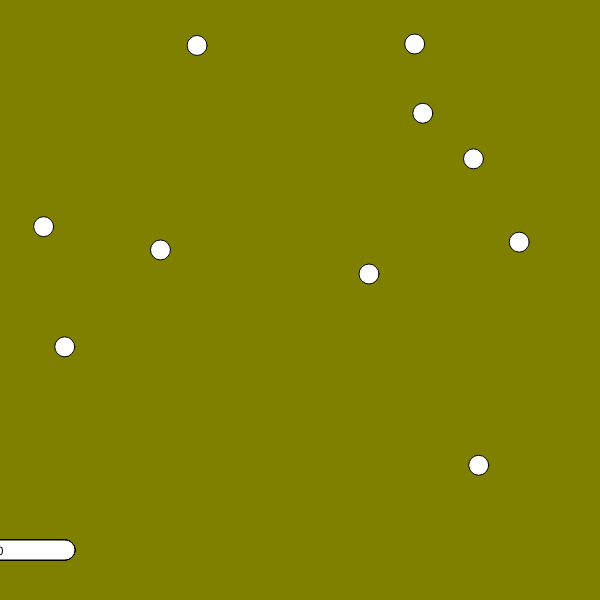
Frame 1 (no input)
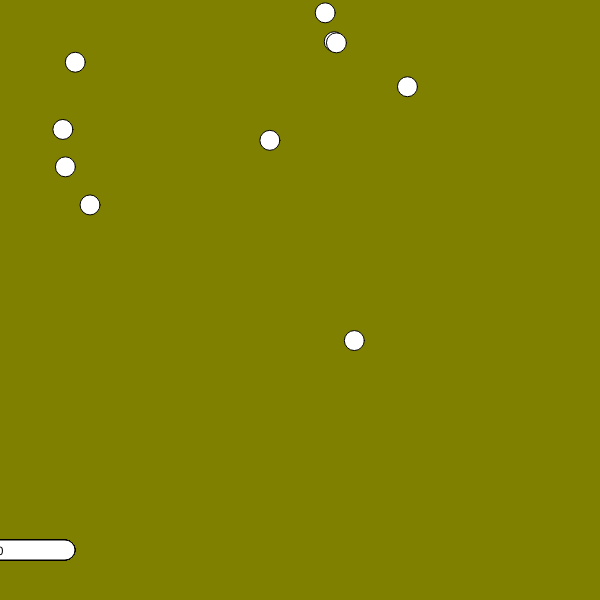
Frame 60 (no input)
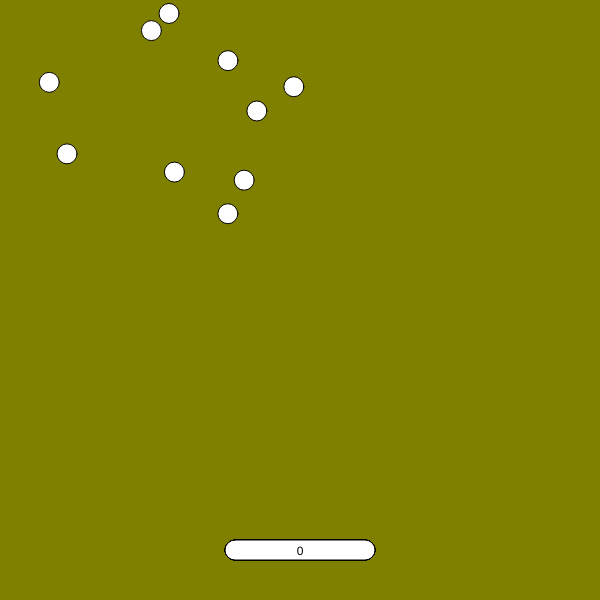
Frame 120 (the mouse pressed at the canvas centre since frame 60)

The p5.js sketch that drew these frames (run headless with seeded random() and noise() and a simulated clock; from frame 60 on, the mouse is pressed at the canvas centre):

// p5.js sketch
// ── sketch.js
var score = 0;
var num = 10;
var x = [];
var y = [];
var xSpeed = [];
var ySpeed = [];

function setup() {
  createCanvas(600, 600);
  rectMode(CENTER);
  textAlign(CENTER);
  
  for (var i=0; i < num; i++) {
    // start at random positions to distribute
    x[i] = random(10, width-10);
    y[i] = random(10, height-80);
    xSpeed[i] = random(-1, -3);
    ySpeed[i] = random(-1, -3);
  }
}

function draw() {
  background(128, 128, 0);
  
  for (var i=0; i<num; i++) {
    x[i] += xSpeed[i];
    y[i] += ySpeed[i];
    
    // left wall
    if (x[i] <= 10)
      xSpeed[i] *= -1;  // -xSpeed[i]
      
    // top wall
    if (y[i] <= 10)
      ySpeed[i] *= -1;

    // right wall
    if (x[i] >= width - 10)
      xSpeed[i] = -xSpeed[i];

    // paddle
    if (y[i] >= height-70 && y[i] < height-70+ySpeed[i] && abs(x[i]-mouseX) < width/8) {
      ySpeed[i] *= -1;
      ySpeed[i] *= 1.1; // accelerate for difficulty level
      xSpeed[i] *= 1.1;
      score++;
    }
    
    // draw paddle
    rect(mouseX, height-50, width/4, 20, 10, 10, 10, 10);
    // score
    text(score, mouseX, height-45);
    // ball
    ellipse(x[i], y[i], 20, 20);
  }
}

function keyPressed() {
  if (key === ' ')
    setup();
}
